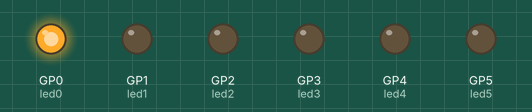
Recording of a program running on a simulated Raspberry Pi Pico running MicroPython. Parts: output pins drawn as LEDs (lit = HIGH).

Above: at 0.2 s.
At 1.7 s:
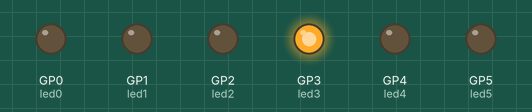
At 2.2 s:
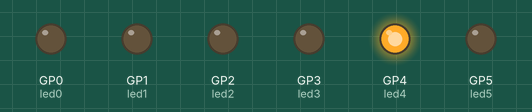
At 3.0 s:
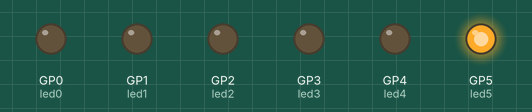
At 5.2 s:
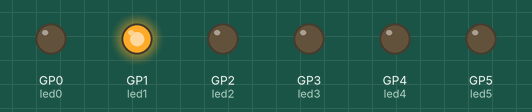
At 6.7 s:
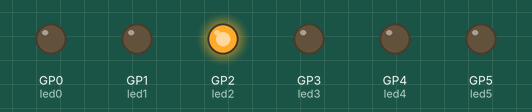
Timing chart, 0 to 7.2 s (numbered marks = the images above):
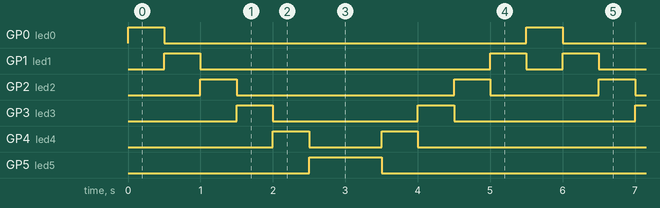

The program:

Running-LED.py
```python
from machine import Pin
from time import sleep

led0 = Pin(0, Pin.OUT)
led1 = Pin(1, Pin.OUT)
led2 = Pin(2, Pin.OUT)
led3 = Pin(3, Pin.OUT)
led4 = Pin(4, Pin.OUT)
led5 = Pin(5, Pin.OUT)

def led(no):
    if no == 0:
        led0.value(1)
        sleep(0.5)
        led0.value(0)
    elif no == 1:
        led1.value(1)
        sleep(0.5)
        led1.value(0)
    elif no == 2:
        led2.value(1)
        sleep(0.5)
        led2.value(0)
    elif no == 3:
        led3.value(1)
        sleep(0.5)
        led3.value(0)
    elif no == 4:
        led4.value(1)
        sleep(0.5)
        led4.value(0)
    elif no == 5:
        led5.value(1)
        sleep(0.5)
        led5.value(0)

while True:
    for x in range(0,6,1):
        led(x)
    for x in range(5,0,-1):
        led(x)
```

Measured:
- by itself, GP0 (led0): alternates HIGH for 0.50 s and LOW for 5.0 s
- by itself, GP1 (led1): repeats every 5.5 s: LOW 4.0 s, HIGH 0.50 s, LOW 0.50 s, HIGH 0.50 s
- by itself, GP2 (led2): repeats every 5.5 s: LOW 3.0 s, HIGH 0.50 s, LOW 1.5 s, HIGH 0.50 s
- by itself, GP3 (led3): repeats every 5.5 s: LOW 2.0 s, HIGH 0.50 s, LOW 2.5 s, HIGH 0.50 s
- by itself, GP4 (led4): repeats every 5.5 s: LOW 1.0 s, HIGH 0.50 s, LOW 3.5 s, HIGH 0.50 s
- by itself, GP5 (led5): alternates HIGH for 1.0 s and LOW for 4.5 s
